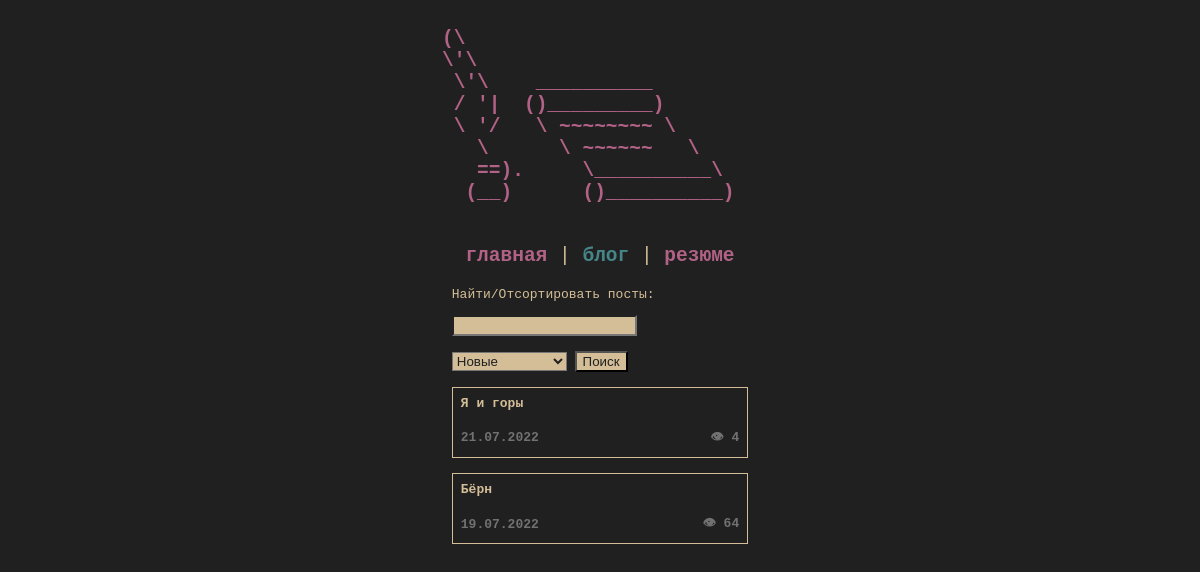
/blog, run on an earlier commit of the app's database.
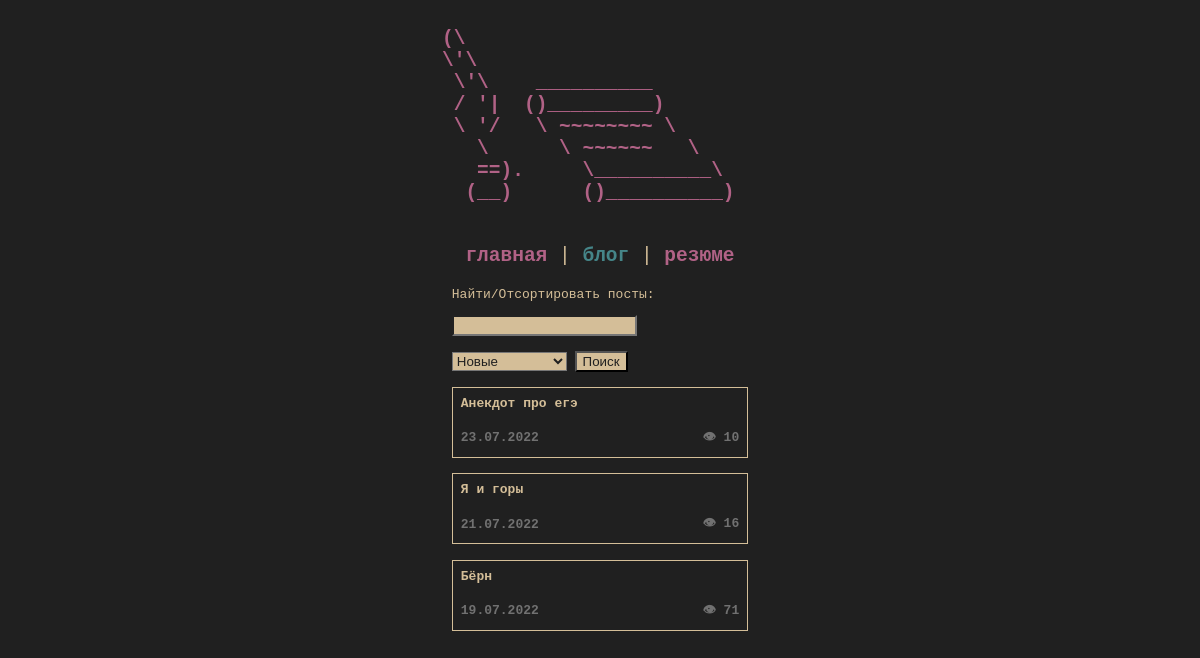
And on a later commit of the database.
### tables this page shows
CREATE TABLE blog (
    "url" TEXT NOT NULL,
    "content" TEXT NOT NULL,
    "visits" INTEGER NOT NULL DEFAULT (0),
    "title" TEXT NOT NULL
, "date" TEXT  NOT NULL);

### kolpa_site.py (the view, shortened to what this page needs)
@app.route("/blog", methods=["POST", "GET"])
def blog():
    search = ''
    sort = 'Новые'
    return render_template('blog.html', posts=dbase.getBlogData(search, sort), admin = session['admin'])

### kolpa_site.py (called while the page is built)
def connect_db():
    conn = sqlite3.connect(app.config['DATABASE'])
    conn.row_factory = sqlite3.Row
    return conn

def get_db():
    if not hasattr(g, 'link_db'):
        g.link_db = connect_db()
    return g.link_db

@app.before_request
def before_request():
   global dbase
   db = get_db()
   dbase = FDataBase(db)
   if 'admin' not in session:
       session['admin'] = False

### templates/blog.html (shortened to what this page needs)
<!DOCTYPE html>
<html>
  <head>
    <link type="text/css" href="{{ url_for('static', filename='css/styles.css')}}" rel="stylesheet" />
  </head>
  <body>
    <section id="header" aria-label="Home">
      <a href="/" title="Home">
        <pre>
(\
\'\
 \'\    __________
 / '|  ()_________)
 \ '/   \ ~~~~~~~~ \
   \      \ ~~~~~~   \
   ==).     \__________\
  (__)      ()__________)
      </pre>
	</a>
    </section>
      <section id="menu">
        <p id="test">
          <a href="/">главная</a> | <a id="active" href="/blog">блог</a> | <a href="/resume">резюме</a>
       </p>
      </section>
        <section id="simple_block">
          <form action="/blog"  method="post">
            <p><label for="text">Найти/Отсортировать посты:</label></p>
            <input type="search" id="site-search" name="text">
            <br>
            <br>
            <select class="select-css" name="Sort method">
              <option>Новые</option>
            </select>
            <input type="submit" name="search" value="Поиск" />
            <br>
            <br>
          </form>
        </section>
      {% for post in posts -%}
      <a href="/blog/{{post.url}}">
        <section id="blog">
          <table>
            <tr>
              <td>
                  {{post.title.capitalize()}}
              </td>
            </tr>
            <tr>
                <td>
                  <div id="accent">
                    {{post.date}}
                  </div>
                </td>
                <td style="white-space: nowrap; text-align: right">
                  <div id="accent" >
                    👁 {{post.visits}}
                  </div>
                </td>
            </tr>
          </table>
        </section>
      </a>
        {% endfor -%}
  </body>
</html>

What changed in the data, as far as the page shows it:
added blog: title "Анекдот про егэ", date "23.07.2022", visits "10"
changed blog "Я и горы": visits "4" → "16"
changed blog "Бёрн": visits "64" → "71"
